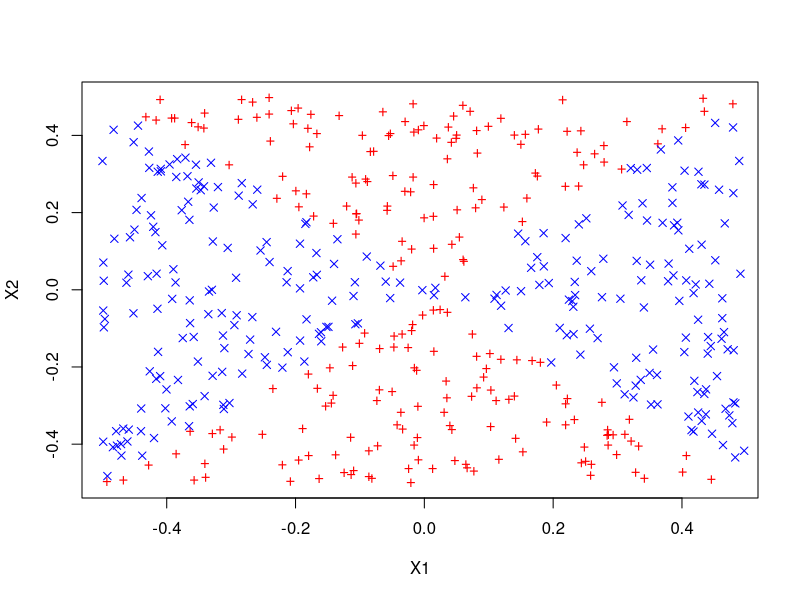
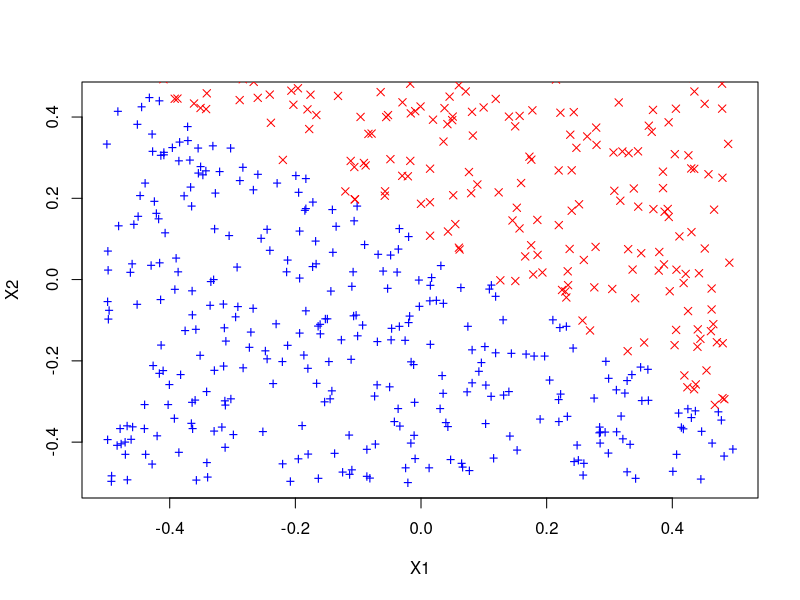
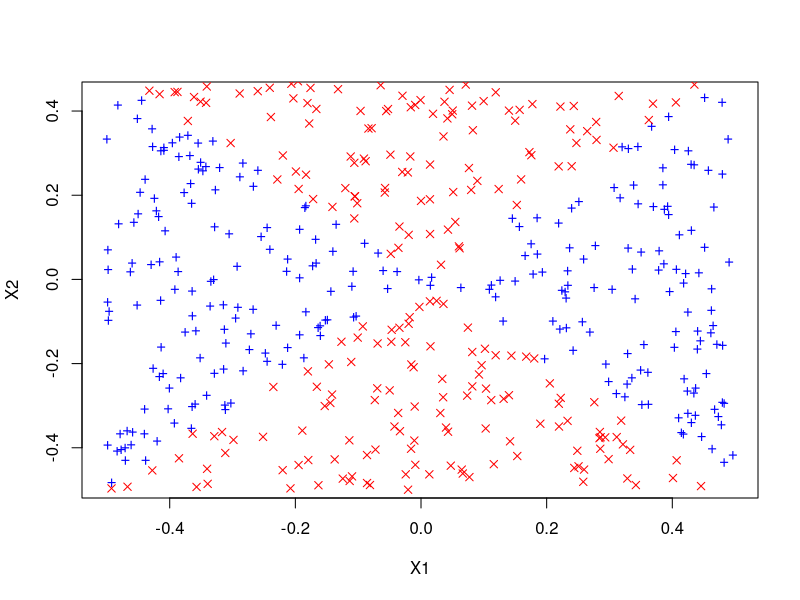
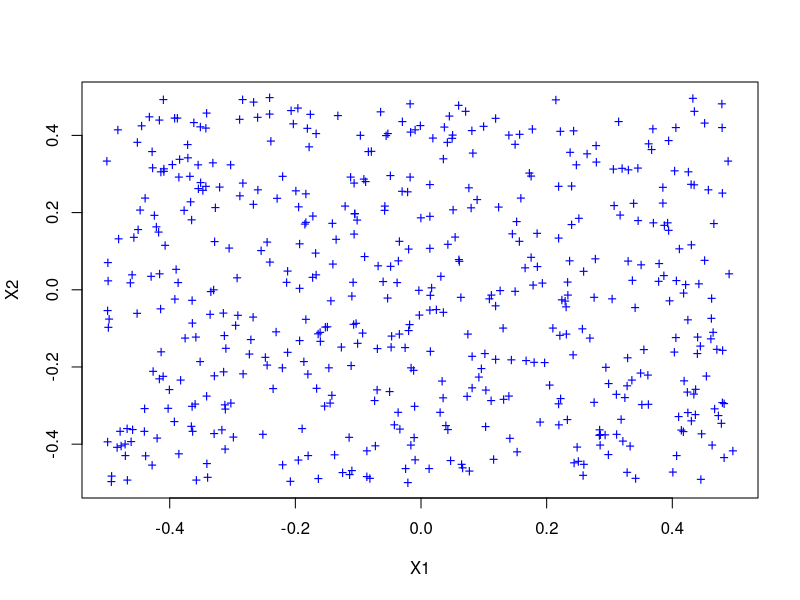
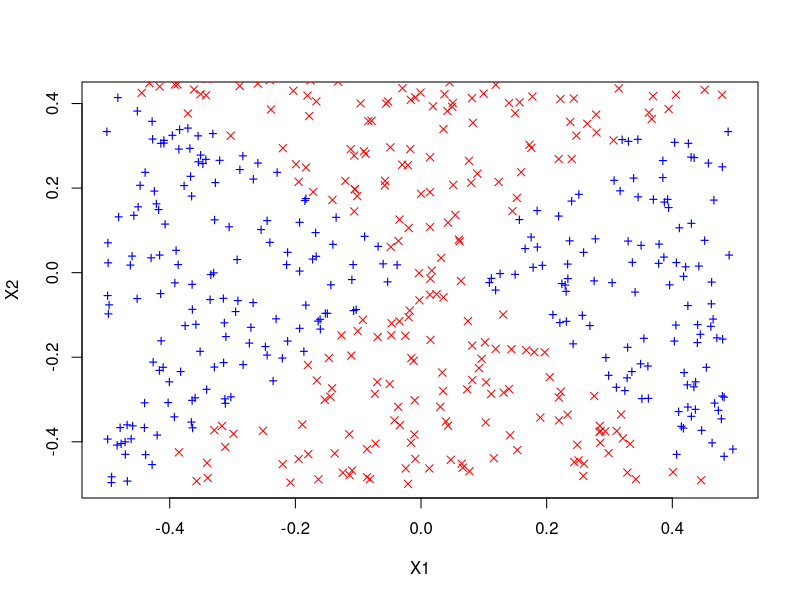

Recreate these plots in R, in order.
# a

set.seed(42)
x1 = runif(500) - 0.5
x2 = runif(500) - 0.5
y = 1 * (x1^2 - x2^2 > 0)

summary(y)

# b

plot(x1[y == 0], x2[y == 0], col = "red", xlab = "X1", ylab = "X2", pch = "+")
points(x1[y == 1], x2[y == 1], col = "blue", pch = 4)

# c

lm.fit = glm(y ~ x1 + x2, family = binomial)
summary(lm.fit)

# d

data = data.frame(x1 = x1, x2 = x2, y = y)
lm.prob = predict(lm.fit, data, type = "response")
lm.pred = ifelse(lm.prob > 0.52, 1, 0)
data.pos = data[lm.pred == 1, ]
data.neg = data[lm.pred == 0, ]
plot(data.pos$x1, data.pos$x2, col = "blue", xlab = "X1", ylab = "X2", pch = "+")
points(data.neg$x1, data.neg$x2, col = "red", pch = 4)

# e

lm.fit = glm(y ~ poly(x1, 2) + poly(x2, 2) + I(x1 * x2), data = data, family = binomial)

summary(lm.fit)

# f

lm.prob = predict(lm.fit, data, type = "response")
lm.pred = ifelse(lm.prob > 0.5, 1, 0)
data.pos = data[lm.pred == 1, ]
data.neg = data[lm.pred == 0, ]
plot(data.pos$x1, data.pos$x2, col = "blue", xlab = "X1", ylab = "X2", pch = "+")
points(data.neg$x1, data.neg$x2, col = "red", pch = 4)

# g

library(e1071)
svm.fit = svm(as.factor(y) ~ x1 + x2, data, kernel = "linear", cost = 0.1)
svm.pred = predict(svm.fit, data)
data.pos = data[svm.pred == 1, ]
data.neg = data[svm.pred == 0, ]
plot(data.pos$x1, data.pos$x2, col = "blue", xlab = "X1", ylab = "X2", pch = "+")
points(data.neg$x1, data.neg$x2, col = "red", pch = 4)

# h

svm.fit = svm(as.factor(y) ~ x1 + x2, data, gamma = 1)
svm.pred = predict(svm.fit, data)
data.pos = data[svm.pred == 1, ]
data.neg = data[svm.pred == 0, ]
plot(data.pos$x1, data.pos$x2, col = "blue", xlab = "X1", ylab = "X2", pch = "+")
points(data.neg$x1, data.neg$x2, col = "red", pch = 4)